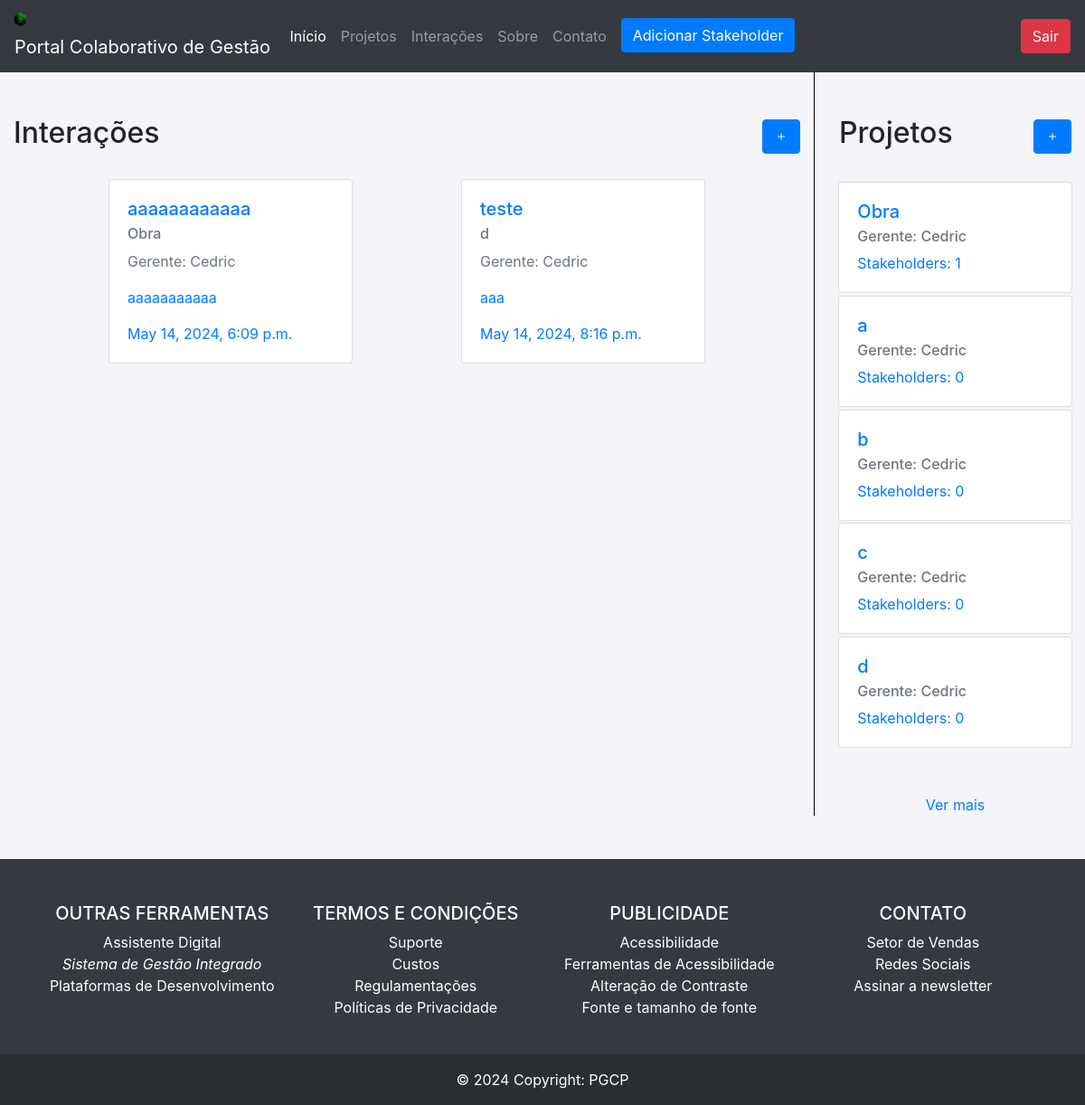
/home (signed in), run on an earlier commit of the app's database.
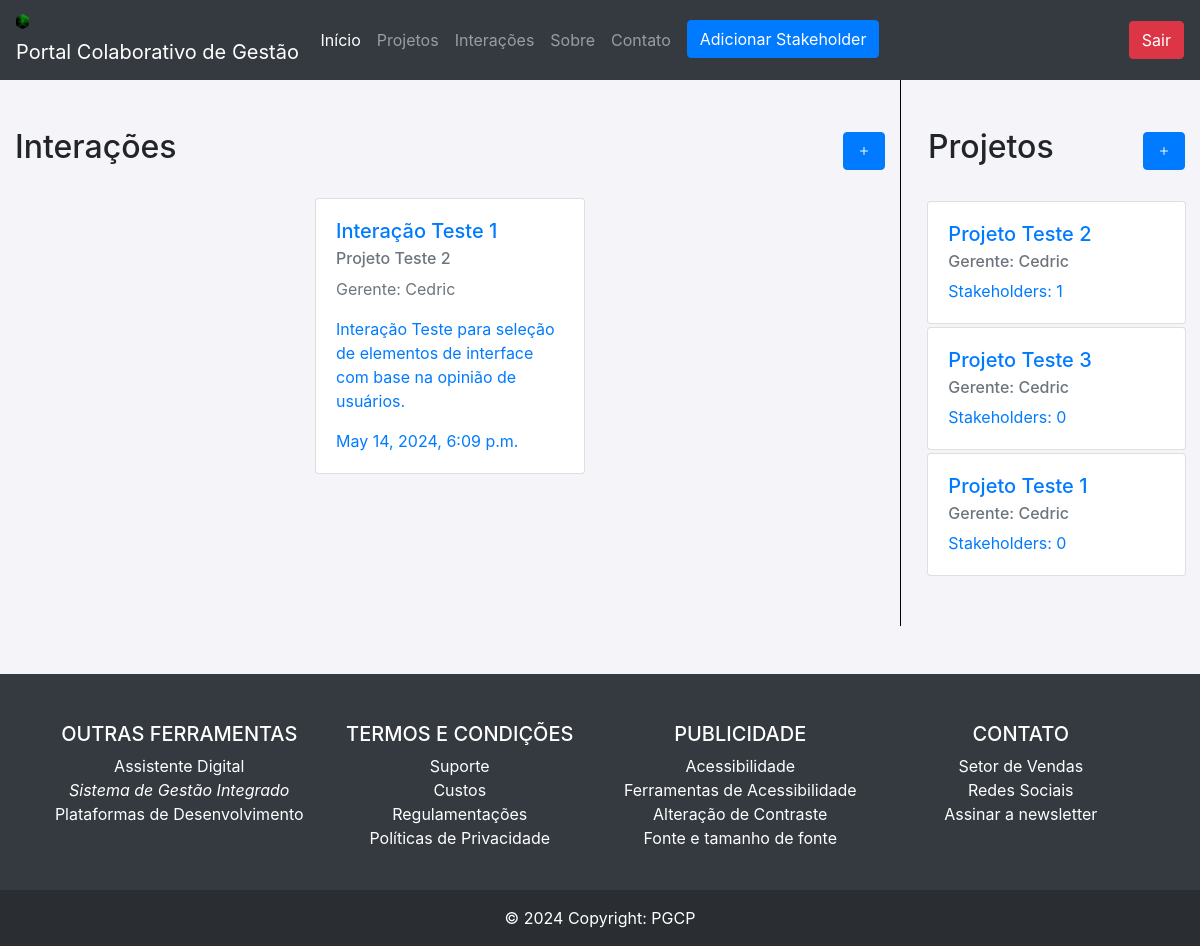
And on a later commit of the database.
### portal/models.py (models this page shows, shortened)
class Interacao(models.Model):
    projeto = models.ForeignKey(Projeto, on_delete=models.CASCADE, related_name='interacoes')
    descricao = models.TextField()
    data_criacao = models.DateTimeField(auto_now_add=True)
    nome = models.CharField(max_length=255)
    estaAtiva = models.BooleanField(default=True, null=False, blank=False, verbose_name="Interação Ativa")
    formulario = models.TextField()

class Projeto(models.Model):
    nome = models.CharField(max_length=255)
    descricao = models.TextField()
    data_inicio = models.DateField()
    data_fim = models.DateField(null=True, blank=True)
    gerente = models.ForeignKey(Gerente, on_delete=models.CASCADE)

class Usuario(models.Model):
    usuario = models.OneToOneField(User, on_delete=models.CASCADE)
    cpf = models.CharField(max_length=11, unique=True)
    nome = models.CharField(max_length=255, null=False)
    dt_nascimento = models.DateField()
    contato = models.CharField(max_length=255, null=True, blank=True)
    class Meta:
        abstract = True

class Gerente(Usuario):
    def __init__(self, *args: Any, **kwargs: Any) -> None:
        super().__init__(*args, **kwargs)

### portal/views.py (the view)
# urls.py: path('home', views.HomeView.as_view(), name='home'),
class HomeView(LoginRequiredMixin,ListView):
    template = 'home.html'
    def get(self,request):
        usuario = UserController.get_user(self.request.user)
        projetos = UserController.get_projects(usuario)
        interacoes = UserController.get_interacoes(usuario)
        context = {'projetos':projetos[0:5], 'interacoes':interacoes, 'usuario':usuario}
        if len(projetos) > 5:
            context['more'] = True
        return render(request,'home.html',context)

### portal/templatetags/filter.py (called while the page is built)
@register.filter
def classname(obj):
    return obj.__class__.__name__

@register.filter(name='has_group')
def has_group(user, group_name):
    return user.groups.filter(name=group_name).exists()

### portal/views.py (called while the page is built)
    @classmethod
    def get_user(self, user):
        if user is AnonymousUser:
            return None
        try:
            usuario = Gerente.objects.get(usuario=user)
        except Gerente.DoesNotExist:
            usuario = Stakeholder.objects.get(usuario=user)
        return usuario

    @classmethod
    def get_projects(self, user):
        if user.__class__.__name__ == 'Stakeholder':
            projetos = Projeto.objects.filter(stakeholders=user)
        else:
            projetos = Projeto.objects.filter(gerente=user)
        return projetos

    @classmethod
    def get_interacoes(self, user):
        if user.__class__.__name__ == 'Stakeholder':
            interacoes = Interacao.objects.filter(estaAtiva=True, projeto__stakeholders=user)
        else:
            interacoes = Interacao.objects.filter(estaAtiva=True, projeto__gerente=user)
        return interacoes

### portal/templates/home.html
{% extends "base.html" %}
{% load filter %}
{% block content %}
  <div class="d-flex flex-row mb-5">
    <div class="w-75">
      {% include 'components/lista_interacoes_component.html' with role=usuario|classname  %}
    </div>
    <div class="base w-25" style="border-left: 1px solid black; padding-left: 1%;">
      {% include 'components/lista_projetos_component.html' with role=usuario|classname %}
      {% if more %}
      <div class="container text-center">
        <a class="w-100 text-center" href="{% url 'lista_projetos' %}">Ver mais</a>
      </div>
      {% endif %}
    </div>
  </div>
{% endblock %}

### portal/templates/components/lista_interacoes_component.html
{% load filter %}
<div class="container py-5">
    <div class="d-flex justify-content-between align-items-center mb-4">
        <h2>Interações</h2>
        {% if request.user|has_group:"gerente" %}
        <a href="{% url 'nova_interacao' %}" class="btn btn-primary"><i class="bi bi-plus"></i></a>
        {% endif %}
    </div>
    <div class="row" style="justify-content: space-evenly;">
        {% for interacao in interacoes %}
        <div class="top-buffer" style="width: 30%; margin:0">
            <a class="card project-card" href="{% url 'responder_interacao' interacao.pk %}">
                <div class="card-body">
                    <h5 class="card-title">{{interacao.nome}}</h5>
                    <h6 class="card-subtitle mb-2 text-muted">{{interacao.projeto.nome}}</h6>
                    <p class="card-text  text-muted">Gerente: {{interacao.projeto.gerente.nome}}</p>
                    <p class="card-text">{{interacao.descricao}} </p>
                    <p class="card-text">{{interacao.data_criacao}} </p>
                </div>
            </a>
        </div>
        {% endfor %}
    </div>
</div>

### portal/templates/components/lista_projetos_component.html
{% load filter %}
<div class="container py-5">
    <div class="d-flex justify-content-between align-items-center mb-4">
        <h2>Projetos</h2>
        {% if request.user|has_group:"gerente" %}
        <a href="{% url 'novo_projeto' %}" class="btn btn-primary"><i class="bi bi-plus"></i></a>
        {% endif %}
    </div>
    <div class="row">
        <div class="top-buffer">
        {% for projeto in projetos %}
            <a class="card project-card" href="{% url 'detalhes_projeto' projeto.pk %}">
                <div class="card-body">
                    <h5 class="card-title">{{projeto.nome}}</h5>
                    <h6 class="card-subtitle mb-2 text-muted">Gerente: {{projeto.gerente.nome}}</h6>
                    <p class="card-text">Stakeholders: {{projeto.stakeholders.count}} </p>
                </div>
            </a>
            {% endfor %}
        </div>
    </div>
</div>

What changed in the data, as far as the page shows it:
removed Interacao: nome "teste", projeto.nome "d", projeto.gerente.nome "Cedric", descricao "aaa", data_criacao "May 14, 2024, 8:16 p.m."
removed Projeto: nome "a", gerente.nome "Cedric", stakeholders.count "0"
removed Projeto: nome "b", gerente.nome "Cedric", stakeholders.count "0"
removed Projeto: nome "c", gerente.nome "Cedric", stakeholders.count "0"
removed Projeto: nome "d", gerente.nome "Cedric", stakeholders.count "0"
changed Interacao "Cedric": nome "aaaaaaaaaaaa" → "Interação Teste 1"; projeto.nome "Obra" → "Projeto Teste 2"; descricao "aaaaaaaaaaa" → "Interação Teste para seleção de elementos de interface com base na opinião de usuários."
changed Projeto id 1: nome "Obra" → "Projeto Teste 2"
now on this page (row edited): Projeto: nome "Projeto Teste 3", gerente.nome "Cedric", stakeholders.count "0"
now on this page (row unchanged): Projeto: nome "Projeto Teste 1", gerente.nome "Cedric", stakeholders.count "0"
Also different on the page:
text no longer shown: "Ver mais"
